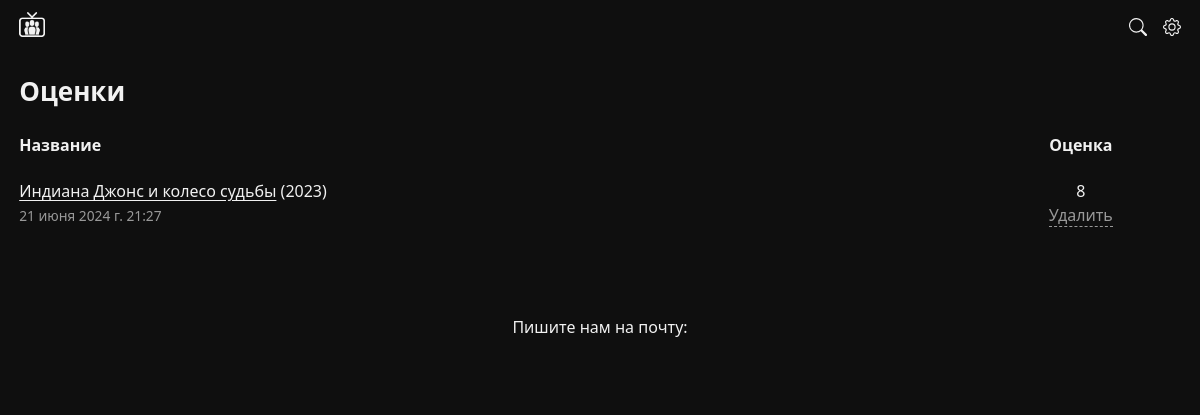
Page /users/profile/rating-list (signed in) on the earlier database version.
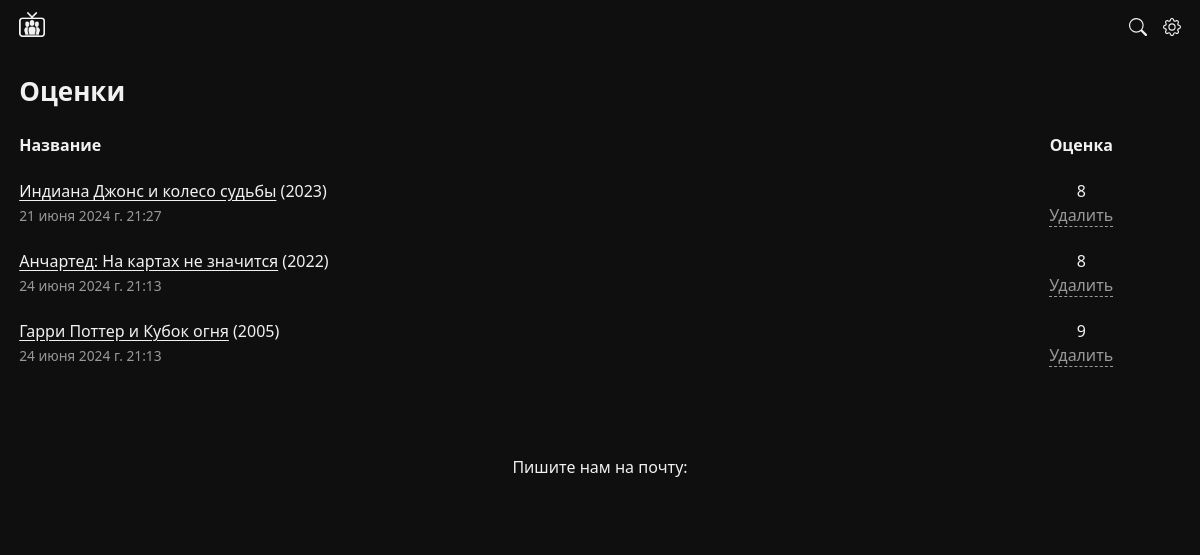
Same page on the later database version.
### users/models.py (models this page shows, shortened)
class Rating(models.Model):
    value = models.PositiveSmallIntegerField(default=0)
    movie = models.ForeignKey(Movie, on_delete=models.CASCADE, related_name="ratings")
    user = models.ForeignKey(User, on_delete=models.CASCADE,related_name="user_ratings")
    created_at = models.DateTimeField(auto_now_add=True)

### movie/models.py (models this page shows, shortened)
class Movie(models.Model):
    cover = models.ImageField(upload_to="movie_posters/", blank=True)
    title = models.CharField("Title", max_length=250)
    slug = models.SlugField("*", max_length=250)
    origin_title = models.CharField("Origin title", max_length=250, blank=True)
    category = models.ForeignKey(Category, on_delete=models.PROTECT, related_name="movies")
    genres = models.ManyToManyField(Genre)
    country = CountryField(multiple=True)
    year = models.PositiveSmallIntegerField(default=0)
    kp_rating = models.FloatField(blank=True)
    imdb_rating = models.FloatField(blank=True)
    quality = models.CharField(max_length=150, choices=QUALITIES)
    drafts = models.BooleanField(default=False)
    duration = models.CharField(max_length=150, blank=True)
    description = models.TextField(blank=True)
    sd_file_url = models.URLField(blank=True)
    hd_file_url = models.URLField(blank=True)

### users/views.py (the view)
# urls.py: path("profile/rating-list", views.ProfileRatingListView.as_view(), name="rating_list"),
class ProfileRatingListView(ListView):
    model = Movie
    template_name = "ratings.html"
    def get_queryset(self):
        qs = Rating.objects.filter(user=self.request.user)
        return qs

### movie/context_pro.py (called while the page is built)
def get_context(request):
    max_val = Movie.objects.last().ratings.aggregate(Max("value"))['value__max']
    min_val = Movie.objects.last().ratings.aggregate(Min("value"))['value__min']
    avg_val = Movie.objects.last().ratings.aggregate(Avg("value"))['value__avg']
    print(max_val)
    print(min_val)
    print(avg_val)
    if "category" in request.path:
        context = {
            "genres":Genre.objects.all(),
            "movie_countries":get_movie_countries(),
            "movie_years":get_movie_year(),
            "qualities":["BDRip","HDRip","TS"]
            }
        return context
    else:
        return {}

### templates/ratings.html (shortened to what this page needs)
{% extends 'base.html' %}
{% load static %}
{% load countries %}
{% block content %}
<div id="main">
    <div class="container">
        <h1>Оценки</h1>
        <table id="history_table">
            <thead>
                <tr>
                    <th>Название</th>
                    <th style="text-align: center;">Оценка</th>
                </tr>
            </thead>
            <tbody>
                {% for rating in object_list %}
                <tr>
                    <td>
                        <a href="#"
                            title="{{rating.movie.title}}" class="link">
                        {{rating.movie.title}}</a> ({{rating.movie.year}})<br>
                        <span class="date rating_date">{{rating.created_at}}</span>
                    </td>
                    <td style="text-align: center;">
                        {{rating.value}}<br>
                        <a href="{% url 'users:delete_rating' rating.id %}" class="muted remove" data-id="229853">Удалить</a>
                    </td>
                </tr>
                {% empty %}
                <p>Здесь будут показываться ваши оценки к фильмам и сериалам</p>
                {% endfor %}
            </tbody>
        </table>
        <br>
    </div>
</div>
{% endblock %}

Differences in the rows shown:
added Rating: movie "Анчартед: На картах не значится", movie.year "2022", created_at "24 июня 2024 г. 21:13", value "8"
added Rating: movie "Гарри Поттер и Кубок огня", movie.year "2005", created_at "24 июня 2024 г. 21:13", value "9"
